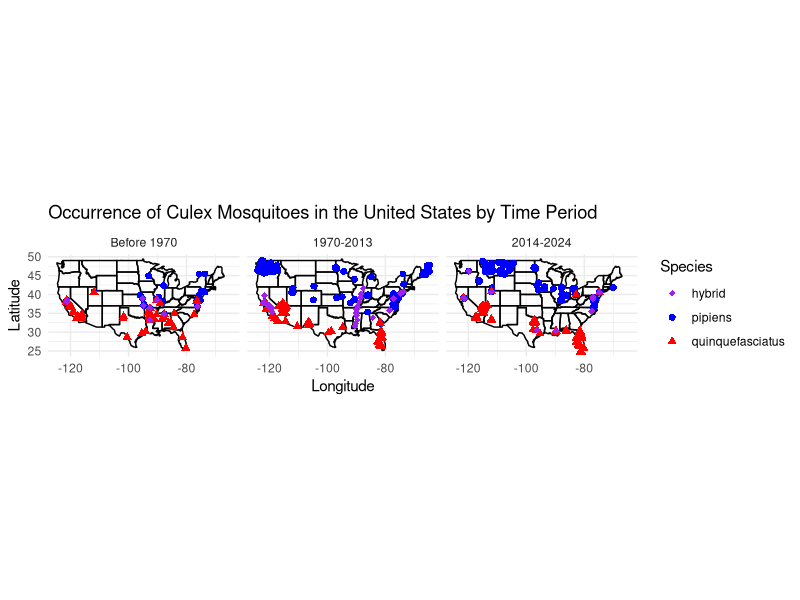
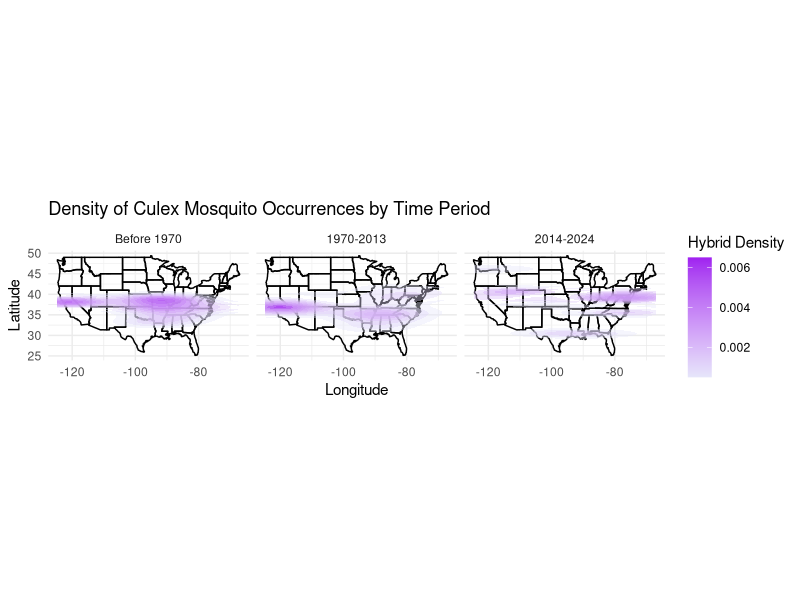
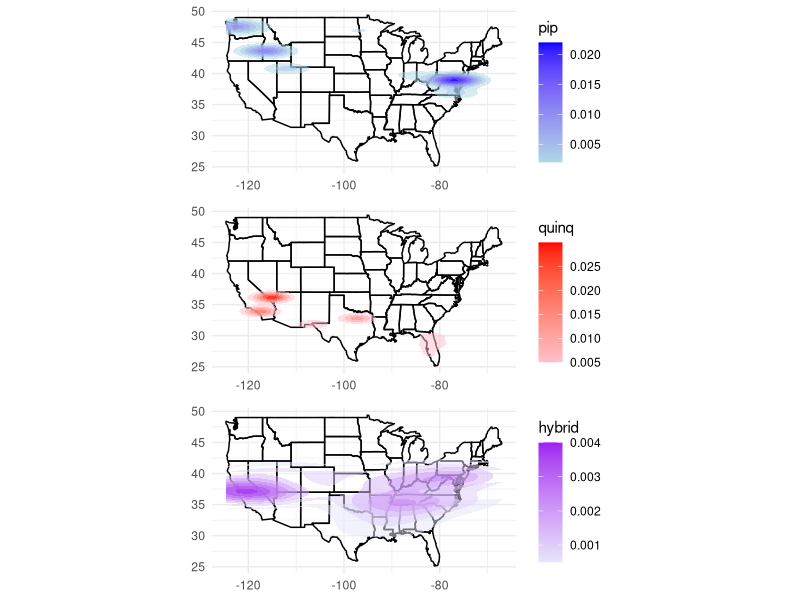

Write the R code that produced these figures, in order.
## ---- chunk 1
knitr::opts_chunk$set(echo = TRUE)
## ---- chunk 2
# Load necessary libraries
library(ggplot2)
library(sf)
library(dplyr)
library(maps)

# Load the data from your CSV files, filter out NAs, and ensure `year` column is numeric
pipiens <- read.csv("coords_pip_v4.csv") %>%
  filter(!is.na(year) & latitude > 20) %>%
  mutate(year = as.numeric(year))

quinquefasciatus <- read.csv("coords_qui_v4.csv") %>%
  filter(!is.na(year) & latitude > 20) %>%
  mutate(year = as.numeric(year))

hybrids <- read.csv("coords_hyb_v4.csv") %>%
  filter(!is.na(year) & latitude > 20) %>%
  mutate(year = as.numeric(year))

# Add time period labels to each dataset and make Time_Period a factor in chronological order
pipiens <- pipiens %>% mutate(Time_Period = factor(case_when(
  year < 1970 ~ "Before 1970",
  year >= 1970 & year <= 2013 ~ "1970-2013",
  year >= 2014 & year <= 2024 ~ "2014-2024",
  TRUE ~ "Unknown"  # Ensures no NA values in Time_Period
), levels = c("Before 1970", "1970-2013", "2014-2024")))

quinquefasciatus <- quinquefasciatus %>% mutate(Time_Period = factor(case_when(
  year < 1970 ~ "Before 1970",
  year >= 1970 & year <= 2013 ~ "1970-2013",
  year >= 2014 & year <= 2024 ~ "2014-2024",
  TRUE ~ "Unknown"
), levels = c("Before 1970", "1970-2013", "2014-2024")))

hybrids <- hybrids %>% mutate(Time_Period = factor(case_when(
  year < 1970 ~ "Before 1970",
  year >= 1970 & year <= 2013 ~ "1970-2013",
  year >= 2014 & year <= 2024 ~ "2014-2024",
  TRUE ~ "Unknown"
), levels = c("Before 1970", "1970-2013", "2014-2024")))

# Remove any entries labeled "Unknown" in Time_Period
pipiens <- pipiens %>% filter(Time_Period != "Unknown")
quinquefasciatus <- quinquefasciatus %>% filter(Time_Period != "Unknown")
hybrids <- hybrids %>% filter(Time_Period != "Unknown")

# Combine all datasets
all_data <- bind_rows(
  pipiens %>% mutate(Species = "pipiens"),
  quinquefasciatus %>% mutate(Species = "quinquefasciatus"),
  hybrids %>% mutate(Species = "hybrid")
)

# Load USA state outlines from the maps package
us_states <- map_data("state")

# Plot with facets for each time period, arranged in chronological order
ggplot() +
  # Add USA basemap with state outlines
  geom_polygon(data = us_states, aes(x = long, y = lat, group = group),
               fill = "white", color = "black", alpha = 0.3) +
  
  # Plot individual points with consistent colors and shapes
  geom_point(data = all_data, aes(x = longitude, y = latitude, color = Species, shape = Species), size = 2) +
  
  # Set color and shape scales
  scale_color_manual(values = c("pipiens" = "blue", "quinquefasciatus" = "red", "hybrid" = "purple")) +
  scale_shape_manual(values = c("pipiens" = 16, "quinquefasciatus" = 17, "hybrid" = 18)) +
  
  # Facet the plot into three panels by time period in a single row
  facet_wrap(~Time_Period, nrow = 1) +
  
  # Add title and labels
  labs(title = "Occurrence of Culex Mosquitoes in the United States by Time Period",
       x = "Longitude", y = "Latitude", color = "Species", shape = "Species") +
  coord_fixed(ratio = 1.3) +  # Fixed aspect ratio
  # Apply minimal theme
  theme_minimal()
## ---- chunk 3
# Plot separate density plots by species
ggplot() +
  # Add USA basemap with state outlines
  geom_polygon(data = us_states, aes(x = long, y = lat, group = group),
               fill = "white", color = "black", alpha = 0.3) +
  
  # Add density layer for hybrids in purple
  stat_density_2d(data = all_data %>% filter(Species == "hybrid"),
                  aes(x = longitude, y = latitude, fill = after_stat(level)),
                  geom = "polygon", alpha = 0.4) +
  scale_fill_gradient(low = "lavender", high = "purple", name = "Hybrid Density") +
  
  # Facet the plot into three panels by time period in a single row
  facet_wrap(~Time_Period, nrow = 1) +
  
  # Add title and labels
  labs(title = "Density of Culex Mosquito Occurrences by Time Period",
       x = "Longitude", y = "Latitude") +
  coord_fixed(ratio = 1.3) +  # Fixed aspect ratio
  # Apply minimal theme
  theme_minimal()

## ---- chunk 4
library(gridExtra)  # for arranging multiple plots in a grid

# Combine all datasets, adding species labels
all_data <- bind_rows(
  pipiens %>% mutate(Species = "pipiens"),
  quinquefasciatus %>% mutate(Species = "quinquefasciatus"),
  hybrids %>% mutate(Species = "hybrid")
)

# Remove any cases where data is insufficient for density calculation
all_data <- all_data %>% filter(!is.na(longitude), !is.na(latitude))

# Load USA state outlines from the maps package
us_states <- map_data("state")

# Create density plot for each species individually with separate color scales and fixed aspect ratio
pipiens_plot <- ggplot() +
  geom_polygon(data = us_states, aes(x = long, y = lat, group = group),
               fill = "white", color = "black", alpha = 0.3) +
  stat_density_2d(data = all_data %>% filter(Species == "pipiens"),
                  aes(x = longitude, y = latitude, fill = after_stat(level)),
                  geom = "polygon", alpha = 0.5) +
  scale_fill_gradient(low = "lightblue", high = "blue", name = "pip") +
  labs(x = NULL, y = NULL) +
  coord_fixed(ratio = 1.3) +  # Fixed aspect ratio
  theme_minimal()

quinquefasciatus_plot <- ggplot() +
  geom_polygon(data = us_states, aes(x = long, y = lat, group = group),
               fill = "white", color = "black", alpha = 0.3) +
  stat_density_2d(data = all_data %>% filter(Species == "quinquefasciatus"),
                  aes(x = longitude, y = latitude, fill = after_stat(level)),
                  geom = "polygon", alpha = 0.5) +
  scale_fill_gradient(low = "pink", high = "red", name = "quinq") +
  labs(x = NULL, y = NULL) +
  coord_fixed(ratio = 1.3) +  # Fixed aspect ratio
  theme_minimal()

hybrid_plot <- ggplot() +
  geom_polygon(data = us_states, aes(x = long, y = lat, group = group),
               fill = "white", color = "black", alpha = 0.3) +
  stat_density_2d(data = all_data %>% filter(Species == "hybrid"),
                  aes(x = longitude, y = latitude, fill = after_stat(level)),
                  geom = "polygon", alpha = 0.5) +
  scale_fill_gradient(low = "lavender", high = "purple", name = "hybrid") +
  labs(x = NULL, y = NULL) +
  coord_fixed(ratio = 1.3) +  # Fixed aspect ratio
  theme_minimal()

# Arrange the plots in a row
grid.arrange(pipiens_plot, quinquefasciatus_plot, hybrid_plot, nrow = 3)
